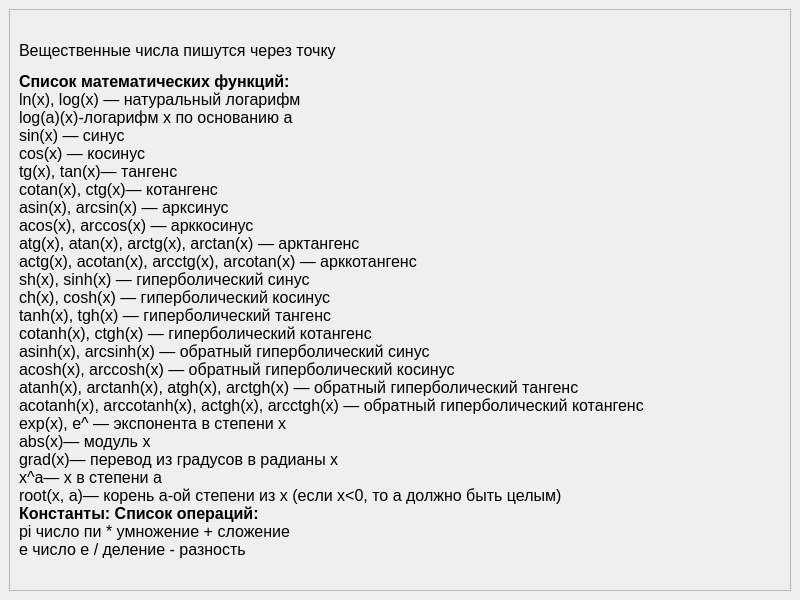
<?xml version="1.0" encoding="UTF-8"?>
<ui version="4.0">
 <class>Ref</class>
 <widget class="QMainWindow" name="Ref">
  <property name="geometry">
   <rect>
    <x>0</x>
    <y>0</y>
    <width>800</width>
    <height>600</height>
   </rect>
  </property>
  <property name="windowTitle">
   <string>MainWindow</string>
  </property>
  <widget class="QWidget" name="centralwidget">
   <layout class="QGridLayout" name="gridLayout">
    <item row="0" column="0">
     <widget class="QScrollArea" name="scrollArea">
      <property name="widgetResizable">
       <bool>true</bool>
      </property>
      <widget class="QWidget" name="scrollAreaWidgetContents">
       <property name="geometry">
        <rect>
         <x>0</x>
         <y>0</y>
         <width>780</width>
         <height>580</height>
        </rect>
       </property>
       <layout class="QGridLayout" name="gridLayout_2">
        <item row="0" column="0">
         <widget class="QLabel" name="label">
          <property name="text">
           <string>&lt;!DOCTYPE HTML PUBLIC &quot;-//W3C//DTD HTML 4.0//EN&quot; &quot;http://www.w3.org/TR/REC-html40/strict.dtd&quot;&gt;
&lt;html&gt;&lt;head&gt;&lt;meta name=&quot;qrichtext&quot; content=&quot;1&quot; /&gt;&lt;meta charset=&quot;utf-8&quot; /&gt;&lt;style type=&quot;text/css&quot;&gt;
p, li { white-space: pre-wrap; }
hr { height: 1px; border-width: 0; }
li.unchecked::marker { content: &quot;\2610&quot;; }
li.checked::marker { content: &quot;\2612&quot;; }
&lt;/style&gt;&lt;/head&gt;&lt;body style=&quot; font-family:'Segoe UI'; font-size:9pt; font-weight:400; font-style:normal;&quot;&gt;
&lt;p style=&quot; margin-top:12px; margin-bottom:12px; margin-left:0px; margin-right:0px; -qt-block-indent:0; text-indent:0px;&quot;&gt;&lt;span style=&quot; font-family:'Times New Roman','serif'; font-size:12pt; vertical-align:bottom;&quot;&gt;Вещественные числа пишутся через точку&lt;/span&gt;&lt;/p&gt;
&lt;p style=&quot; margin-top:12px; margin-bottom:12px; margin-left:0px; margin-right:0px; -qt-block-indent:0; text-indent:0px;&quot;&gt;&lt;span style=&quot; font-family:'Times New Roman','serif'; font-size:12pt; font-weight:700; vertical-align:bottom;&quot;&gt;Список математических функций:&lt;/span&gt;&lt;span style=&quot; font-family:'Times New Roman','serif'; font-size:12pt; vertical-align:bottom;&quot;&gt;&lt;br /&gt;ln(x), log(x) — натуральный логарифм&lt;br /&gt;log(a)(x)-логарифм x по основанию a&lt;br /&gt;sin(x) — синус&lt;br /&gt;cos(x) — косинус&lt;br /&gt;tg(x), tan(x)— тангенс&lt;br /&gt;cotan(x), ctg(x)— котангенс&lt;br /&gt;asin(x), arcsin(x) — арксинус&lt;br /&gt;acos(x), arccos(x) — арккосинус&lt;br /&gt;atg(x), atan(x), arctg(x), arctan(x) — арктангенс&lt;br /&gt;actg(x), acotan(x), arcctg(x), arcotan(x) — арккотангенс&lt;br /&gt;sh(x), sinh(x) — гиперболический синус&lt;br /&gt;ch(x), cosh(x) — гиперболический косинус&lt;br /&gt;tanh(x), tgh(x) — гиперболический тангенс&lt;br /&gt;cotanh(x), ctgh(x) — гиперболический котангенс&lt;br /&gt;asinh(x), arcsinh(x) — обратный гиперболический синус&lt;br /&gt;acosh(x), arccosh(x) — обратный гиперболический косинус&lt;br /&gt;atanh(x), arctanh(x), atgh(x), arctgh(x) — обратный гиперболический тангенс&lt;br /&gt;acotanh(x), arccotanh(x), actgh(x), arcctgh(x) — обратный гиперболический котангенс&lt;br /&gt;exp(x), e^ — экспонента в степени x&lt;br /&gt;abs(x)— модуль x&lt;br /&gt;grad(x)— перевод из градусов в радианы x&lt;br /&gt;x^a— x в степени a&lt;br /&gt;root(x, a)— корень a-ой степени из x (если x&amp;lt;0, то a должно быть целым)&lt;br /&gt;&lt;/span&gt;&lt;span style=&quot; font-family:'Times New Roman','serif'; font-size:12pt; font-weight:700; vertical-align:bottom;&quot;&gt;Константы: Список операций:&lt;/span&gt;&lt;span style=&quot; font-family:'Times New Roman','serif'; font-size:12pt; vertical-align:bottom;&quot;&gt;&lt;br /&gt;pi число пи * умножение + сложение &lt;br /&gt;e число e / деление - разность
</string>
          </property>
         </widget>
        </item>
       </layout>
      </widget>
     </widget>
    </item>
   </layout>
  </widget>
 </widget>
 <resources/>
 <connections/>
</ui>
